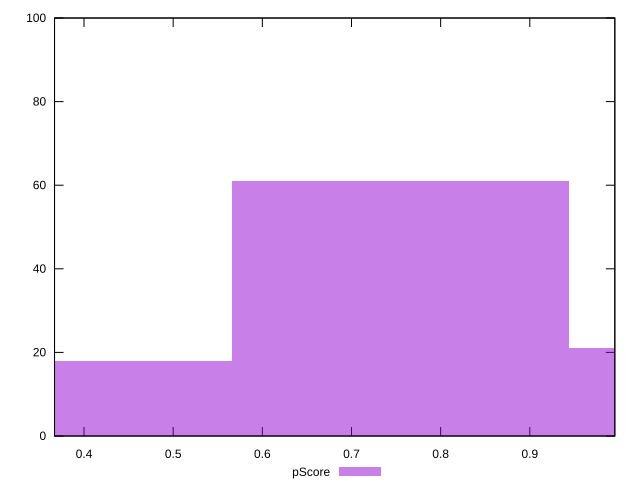

Reproduce this figure in gnuplot.
reset

$pScore <<EOF
0.7549835244519432 61
0.3774917622259716 18
1.1324752866779146 21
EOF

set key outside below
set boxwidth 0.3774917622259716
set xrange [0.36692102630185863:0.9953476174851198]
set yrange [0:100]
set trange [0:100]
set style fill transparent solid 0.5 noborder
set terminal svg size 640, 490 enhanced background rgb 'white'
set output "reprap/cumulative-layout-shift/samples/pages+cached+noexternal+nofonts+nosvg+noimg/pScore/histogram.svg"

plot $pScore title "pScore" with boxes

reset
